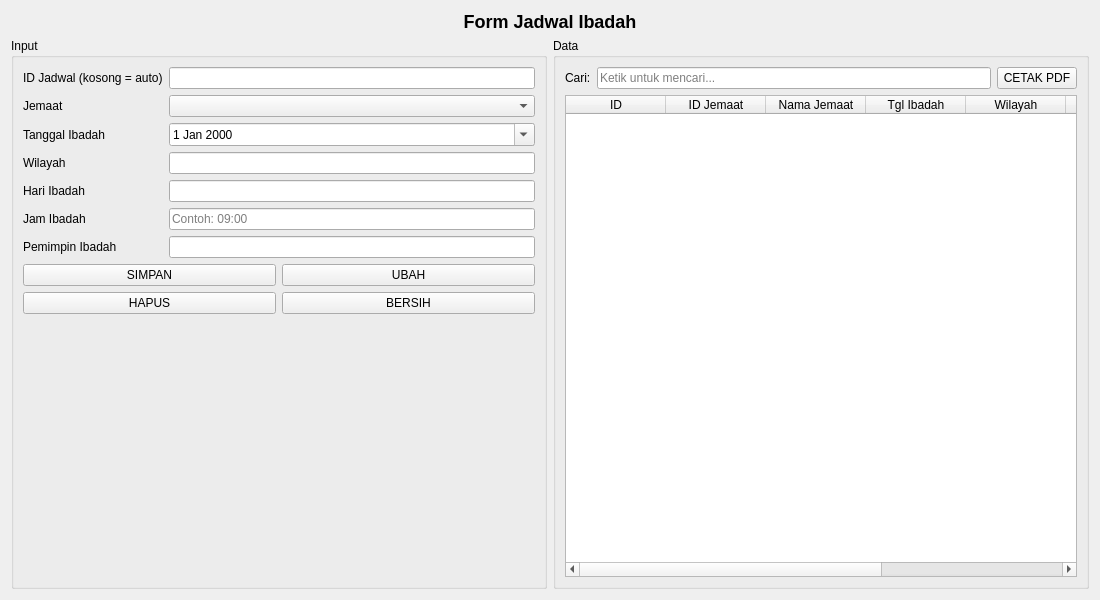
<?xml version="1.0" encoding="UTF-8"?>
<ui version="4.0">
 <class>FormJadwalIbadah</class>
 <widget class="QWidget" name="FormJadwalIbadah">
  <property name="geometry">
   <rect>
    <x>0</x>
    <y>0</y>
    <width>1100</width>
    <height>600</height>
   </rect>
  </property>
  <property name="windowTitle">
   <string>Jadwal Ibadah</string>
  </property>
  <layout class="QVBoxLayout" name="verticalLayout">
   <item>
    <widget class="QLabel" name="labelTitle">
     <property name="text">
      <string>&lt;h2&gt;Form Jadwal Ibadah&lt;/h2&gt;</string>
     </property>
     <property name="alignment">
      <set>Qt::AlignHCenter|Qt::AlignVCenter</set>
     </property>
    </widget>
   </item>
   <item>
    <layout class="QHBoxLayout" name="horizontalLayout">
     <item>
      <widget class="QGroupBox" name="groupInput">
       <property name="title">
        <string>Input</string>
       </property>
       <layout class="QVBoxLayout" name="verticalLayoutInput">
        <item>
         <layout class="QFormLayout" name="formLayout">
          <item row="0" column="0">
           <widget class="QLabel" name="labelId">
            <property name="text">
             <string>ID Jadwal (kosong = auto)</string>
            </property>
           </widget>
          </item>
          <item row="0" column="1">
           <widget class="QLineEdit" name="EditId"/>
          </item>
          <item row="1" column="0">
           <widget class="QLabel" name="labelJemaat">
            <property name="text">
             <string>Jemaat</string>
            </property>
           </widget>
          </item>
          <item row="1" column="1">
           <widget class="QComboBox" name="ComboJemaat"/>
          </item>
          <item row="2" column="0">
           <widget class="QLabel" name="labelTgl">
            <property name="text">
             <string>Tanggal Ibadah</string>
            </property>
           </widget>
          </item>
          <item row="2" column="1">
           <widget class="QDateEdit" name="DateTglIbadah">
            <property name="calendarPopup">
             <bool>true</bool>
            </property>
           </widget>
          </item>
          <item row="3" column="0">
           <widget class="QLabel" name="labelWilayah">
            <property name="text">
             <string>Wilayah</string>
            </property>
           </widget>
          </item>
          <item row="3" column="1">
           <widget class="QLineEdit" name="EditWilayah"/>
          </item>
          <item row="4" column="0">
           <widget class="QLabel" name="labelHari">
            <property name="text">
             <string>Hari Ibadah</string>
            </property>
           </widget>
          </item>
          <item row="4" column="1">
           <widget class="QLineEdit" name="EditHari"/>
          </item>
          <item row="5" column="0">
           <widget class="QLabel" name="labelJam">
            <property name="text">
             <string>Jam Ibadah</string>
            </property>
           </widget>
          </item>
          <item row="5" column="1">
           <widget class="QLineEdit" name="EditJam">
            <property name="placeholderText">
             <string>Contoh: 09:00</string>
            </property>
           </widget>
          </item>
          <item row="6" column="0">
           <widget class="QLabel" name="labelPemimpin">
            <property name="text">
             <string>Pemimpin Ibadah</string>
            </property>
           </widget>
          </item>
          <item row="6" column="1">
           <widget class="QLineEdit" name="EditPemimpin"/>
          </item>
         </layout>
        </item>
        <item>
         <layout class="QGridLayout" name="gridButtons">
          <item row="0" column="0">
           <widget class="QPushButton" name="BtnSimpan">
            <property name="text">
             <string>SIMPAN</string>
            </property>
           </widget>
          </item>
          <item row="0" column="1">
           <widget class="QPushButton" name="BtnUbah">
            <property name="text">
             <string>UBAH</string>
            </property>
           </widget>
          </item>
          <item row="1" column="0">
           <widget class="QPushButton" name="BtnHapus">
            <property name="text">
             <string>HAPUS</string>
            </property>
           </widget>
          </item>
          <item row="1" column="1">
           <widget class="QPushButton" name="BtnBersih">
            <property name="text">
             <string>BERSIH</string>
            </property>
           </widget>
          </item>
         </layout>
        </item>
        <item>
         <spacer name="spacerInput">
          <property name="orientation">
           <enum>Qt::Vertical</enum>
          </property>
          <property name="sizeHint" stdset="0">
           <size>
            <width>20</width>
            <height>80</height>
           </size>
          </property>
         </spacer>
        </item>
       </layout>
      </widget>
     </item>
     <item>
      <widget class="QGroupBox" name="groupData">
       <property name="title">
        <string>Data</string>
       </property>
       <layout class="QVBoxLayout" name="verticalLayoutData">
        <item>
         <layout class="QHBoxLayout" name="layoutCariCetak">
          <item>
           <widget class="QLabel" name="labelCari">
            <property name="text">
             <string>Cari:</string>
            </property>
           </widget>
          </item>
          <item>
           <widget class="QLineEdit" name="lineCari">
            <property name="placeholderText">
             <string>Ketik untuk mencari...</string>
            </property>
           </widget>
          </item>
          <item>
           <widget class="QPushButton" name="btnCetak">
            <property name="text">
             <string>CETAK PDF</string>
            </property>
           </widget>
          </item>
         </layout>
        </item>
        <item>
         <widget class="QTableWidget" name="tblJadwal">
          <property name="columnCount">
           <number>8</number>
          </property>
          <property name="rowCount">
           <number>0</number>
          </property>
          <column>
           <property name="text">
            <string>ID</string>
           </property>
          </column>
          <column>
           <property name="text">
            <string>ID Jemaat</string>
           </property>
          </column>
          <column>
           <property name="text">
            <string>Nama Jemaat</string>
           </property>
          </column>
          <column>
           <property name="text">
            <string>Tgl Ibadah</string>
           </property>
          </column>
          <column>
           <property name="text">
            <string>Wilayah</string>
           </property>
          </column>
          <column>
           <property name="text">
            <string>Hari</string>
           </property>
          </column>
          <column>
           <property name="text">
            <string>Jam</string>
           </property>
          </column>
          <column>
           <property name="text">
            <string>Pemimpin</string>
           </property>
          </column>
         </widget>
        </item>
       </layout>
      </widget>
     </item>
    </layout>
   </item>
  </layout>
 </widget>
 <resources/>
 <connections/>
</ui>
